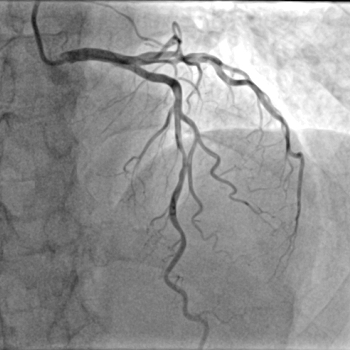
#> input picture Image_1.png, 350 x 350 px
$ python TEST.py
#> lines starting #> are read from the running program, lines starting #| are printed output that depends on the picture
### preprocesing.py
def preprocesing(path, down_tresh, up_thresh, left_tresh, right_tresh, gamma):

#> called with path = 'Image_1.png', down_tresh = 0, up_thresh = 220, left_tresh = 10, right_tresh = 215, gamma = 1.2
    import cv2 as cv
    from imadjust import imadjust

# ################################################# WCZYTANIE OBRAZU ################################################# #
    img_gray = cv.imread(path, 0)
#> img_gray is the input picture: shape (350, 350); min 0, max 255, mean 148

# ######################################## PRZYGOTOWANIE DO SEGMENTACJI ############################################## #

# FILTRACJA ____________________________________________________________________________________________________________
    img_gray_filtr = cv.medianBlur(img_gray, 5)

# WYROWNANIE HISTOGRAMU ________________________________________________________________________________________________
    clahe = cv.createCLAHE(clipLimit=1., tileGridSize=(3, 3))
    img_gray_equal = clahe.apply(img_gray_filtr)
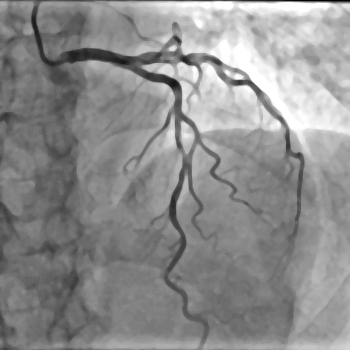
#> img_gray_equal: shape (350, 350); min 1, max 255, mean 141.9

# NIELINIOWA ZMIANA JASNOSCI ___________________________________________________________________________________________
    img_gamma = imadjust(img_gray_equal, down_tresh, up_thresh, 10, 215, gamma)

# ########################################## KONIEC PRZYGOTOWANIA DO SEGMENTACJI ##################################### #
    return img_gamma

### imadjust.py
def imadjust(snc, a, b, c, d, gamma=1):
#> called with a = 0, b = 220, c = 10, d = 215, gamma = 1.2
    img_rows, img_cols = snc.shape
#> img_rows = 350; img_cols = 350
    y = snc
    for i in range(img_cols):
        for j in range(img_rows):
            if snc[j, i] <= a:
                y[j, i] = c
            elif snc[j, i] >= b:
                y[j, i] = d
            else:
                y[j, i] = int((((snc[j, i] - a) / (b - a)) ** gamma) * (d - c) + c)
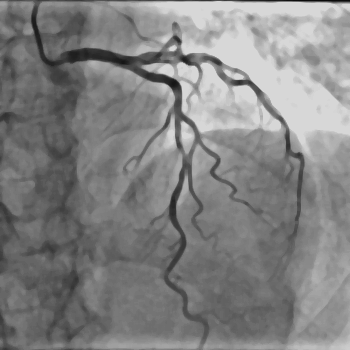
#> y: shape (350, 350); min 10, max 215, mean 130.6

    return y

### TEST.py
import numpy as np
import cv2 as cv
from matplotlib import pyplot as plt
from scipy import ndimage
import pandas as pd
from skimage.morphology import skeletonize
from skimage import data

from preprocesing import preprocesing

path = 'Image_1.png'
down_tresh = 0
up_thresh = 220
left_tresh = 10
right_tresh = 215
gamma = 1.2

preprocesing(path, down_tresh, up_thresh, left_tresh, right_tresh, gamma)

$ run again, with Image_2.png copied over Image_1.png
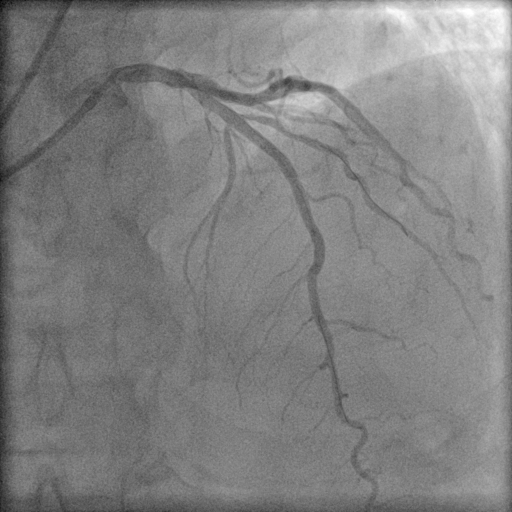
#> input picture Image_2.png, 512 x 512 px
#> in preprocesing, img_gray is the input picture: shape (512, 512); min 4, max 255, mean 128.9
#> in preprocesing, `img_gray_equal = clahe.apply(img_gray_filtr)`:
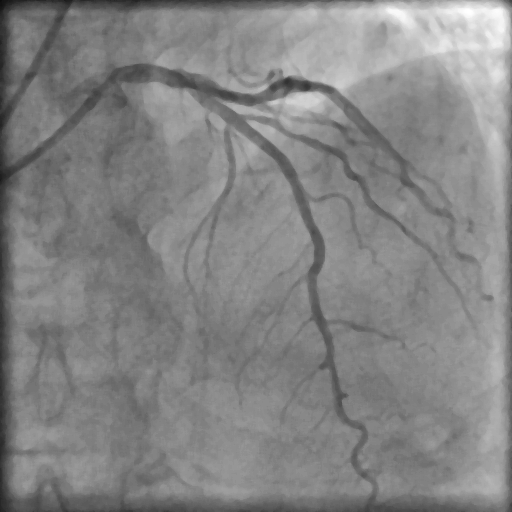
#> img_gray_equal: shape (512, 512); min 12, max 255, mean 132

$ run again, with sten1.png copied over Image_1.png
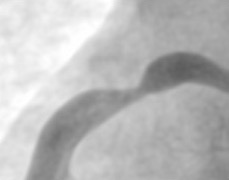
#> input picture sten1.png, 229 x 180 px
#> in preprocesing, img_gray is the input picture: shape (180, 229); min 92, max 255, mean 186.6
#> in preprocesing, `img_gray_equal = clahe.apply(img_gray_filtr)`:
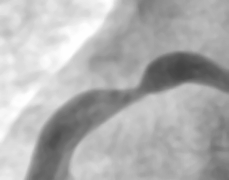
#> img_gray_equal: shape (180, 229); min 68, max 255, mean 176.9
#> after the loop in imadjust, `for i in range(img_cols):`:
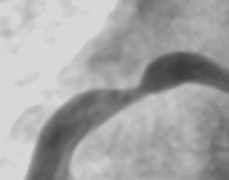
#> y: shape (180, 229); min 60, max 215, mean 166.1
